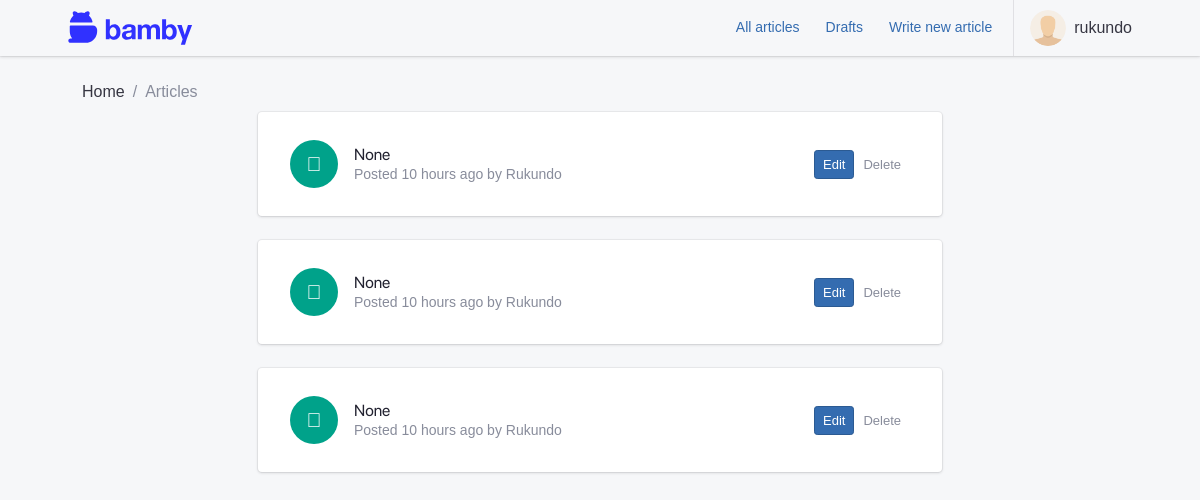
The page /articles/drafts/ (signed in) on the database as committed earlier.
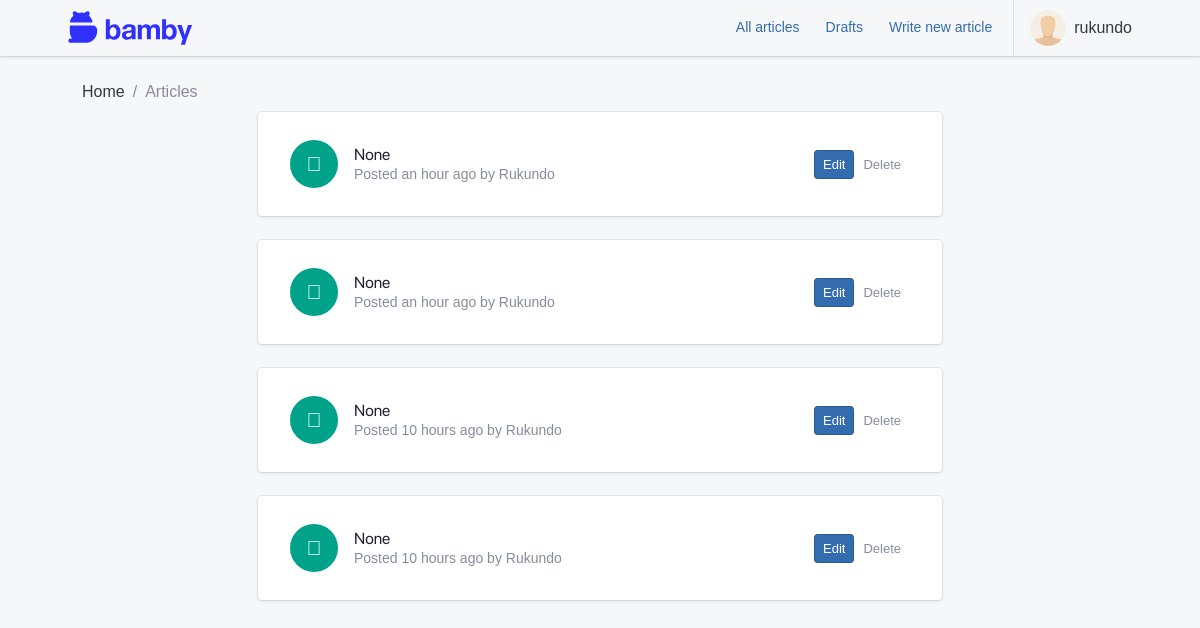
The same page on the database as committed later.
### apps/authentication/models.py (models this page shows, shortened)
class Profile(models.Model):
    user = models.OneToOneField(User, on_delete=models.CASCADE, verbose_name=_("user"))
    node_pubkey = models.CharField(max_length=80, unique=True, blank=True, null=True)
    class Meta:
        verbose_name = _("profile")
        verbose_name_plural = _("profiles")
        db_table = "auth_profile"
    def get_screen_name(self):
        try:
            if self.user.get_full_name():
                return self.user.get_full_name()
            else:
                return self.user.username
        except Exception:
            return self.user.username

### apps/blog/models.py (models this page shows, shortened)
class Article(models.Model):
    DRAFT = "D"
    PUBLISHED = "P"
    STATUS = ((DRAFT, _("Draft")), (PUBLISHED, _("Published")))
    uuid = models.UUIDField(unique=True, default=uuid.uuid4, editable=False)
    user = models.ForeignKey(
        settings.AUTH_USER_MODEL,
        null=True,
        related_name="author",
        on_delete=models.SET_NULL,
    )
    timestamp = models.DateTimeField(auto_now_add=True)
    title = models.CharField(max_length=255, null=True, unique=True)
    status = models.CharField(max_length=1, choices=STATUS, default=DRAFT)
    content = models.CharField(_("Content"), max_length=10000, blank=True)
    edited = models.BooleanField(default=False)
    objects = ArticleQuerySet.as_manager()
    class Meta:
        verbose_name = _("Article")
        verbose_name_plural = _("Articles")
        ordering = ("-timestamp",)

### apps/blog/views.py (the view)
class DraftsListView(ArticlesListView):
    def get_queryset(self, **kwargs):
        return Article.objects.get_drafts()

### apps/blog/models.py (called while the page is built)
    def get_drafts(self):
        return self.filter(status="D")

### apps/blog/views.py (called while the page is built)
    def get_context_data(self, *args, **kwargs):
        context = super().get_context_data(*args, **kwargs)
        return context

### paywalled/templates/blog/article_list.html (shortened to what this page needs)
{% extends 'base.html' %}
{% load static i18n %}
{% load humanize %}
{% block content %}
<div class="container">
    <nav aria-label="breadcrumb">
        <ol class="breadcrumb">
            <li class="breadcrumb-item"><a href="/">{% trans 'Home' %}</a></li>
            <li class="breadcrumb-item active"><a href="{% url 'articles:list' %}">{% trans 'Articles' %}</a></li>
        </ol>
    </nav>
    <div class="row">
        <div class="col-md-8 mx-auto">
            <div class="list-group list-group-flush list-group-divider">
                {% for article in articles %}
                <div class="card mb-4">
                    <div class="card-body">
                        <div class="list-group-item">
                            <div class="list-group-item-figure">
                                <a href="{% url 'articles:article' article.uuid %}"
                                    class="tile tile-lg tile-circle bg-success">
                                    <i class="fas fa-bolt fa-fw"></i>
                                </a>
                            </div>
                            <div class="list-group-item-body">
                                <h4 class="list-group-item-title">
                                    <a href="{% url 'articles:article' article.uuid %}">{{ article.title|title }}</a>
                                </h4>
                                <p class="list-group-item-text">{% trans 'Posted' %} {{ article.timestamp|naturaltime }}
                                    by
                                    {{ article.user.profile.get_screen_name|title }} </p>
                            </div>
                            <div class="list-group-item-figure">
                                <a href="{% url 'articles:edit_article' article.pk %}"
                                    class="btn btn-sm btn-primary">Edit</a>
                                <a href="{% url 'articles:delete_article' article.pk %}"
                                    class="btn btn-sm btn-light">Delete</a>
                            </div>
                        </div>
                    </div>
                </div>
                {% empty %}
                <h4 class="no-data">{% trans 'There is no published article yet' %}. <a
                        href="{% url 'articles:write_new' %}">{% trans 'Be the first one to publish one' %}!</a></h4>
                {% endfor %}
            </div>
        </div>
    </div>
</div>
{% endblock content %}

### paywalled/templates/base.html (shortened to what this page needs)
{% load compress static %}
<!DOCTYPE html>
<html lang="en">
<head>
  {% compress css %}
  <link rel="stylesheet" href="{% static 'css/theme.css' %}" data-skin="default" />
  <link rel="stylesheet" href="{% static 'css/fontawesome.min.css' %}" />
  {% endcompress %}
</head>
<body hx-headers='{"X-CSRFToken": "{{ csrf_token }}"}'>
  {% block body %}
  <div class="app container">
    {% block header %}
    {% include 'includes/header.html' %}
    {% endblock header %}
    <main class="app-main">
      <div class="wrapper">
        <div class="page{% block page_meta %}{% endblock %}">
          <div class="page-inner" {% block inner_style %}{% endblock %}>
            {% block content %}{% endblock %}
          </div>
        </div>
      </div>
    </main>
  </div>
  {% endblock body %}
</body>
</html>

### paywalled/templates/includes/header.html (shortened to what this page needs)
{% load static %}
<header class="app-header app-header-light">
  <div class="top-bar container">
    <div class="top-bar-brand">
      <a href="/"><img src="{% static 'images/logo.svg' %}" height="54"></a>
    </div>
    <div class="top-bar-list">
      {% block header-far-right %}
      <div class="top-bar-item top-bar-item-right px-0 d-none d-sm-flex">
        <ul class="header-nav nav">
          {% if user.is_authenticated %}
          <li class="nav-item">
            <a class="btn btn-link" href="{% url 'articles:list' %}">All articles</a>
          </li>
          <li class="nav-item">
            <a class="btn btn-link" href="{% url 'articles:drafts' %}">Drafts</a>
          </li>
          <li class="nav-item">
            <a class="btn btn-link" href="{% url 'articles:write_new' %}">Write new article</a>
          </li>
          {% endif %}
        </ul>
        {% if user.is_authenticated %}
        <div class="navbar-nav dropdown d-flex">
          <button class="btn-account w-100" type="button" data-toggle="dropdown" aria-haspopup="true"
            aria-expanded="false"><span class="user-avatar user-avatar-md mr-lg-0"><img
                src="{% static 'images/user.png' %}" alt=""></span> <span
              class="account-summary pl-lg-2 d-none d-lg-block"><span
                class="account-name">{{ user.profile.get_screen_name }}</span></span>
          </button>
        </div>
        {% else %}
        <a class="btn-account btn btn-primary btn-lg" title="Sign up" href="{% url 'signup' %}">Sign up</a>
        <a class="btn-account btn-default btn-lg" title="Log in" href="{% url 'login' %}">Log in</a>
        {% endif %}
      </div>
      {% endblock %}
    </div>
  </div>
</header>

Rows that differ between the two databases and show on the page:
removed Article: title "None", timestamp "10 hours ago", user.profile.get_screen_name "Rukundo"
added Article: title "None", timestamp "an hour ago", user.profile.get_screen_name "Rukundo"
added Article: title "None", timestamp "an hour ago", user.profile.get_screen_name "Rukundo"
